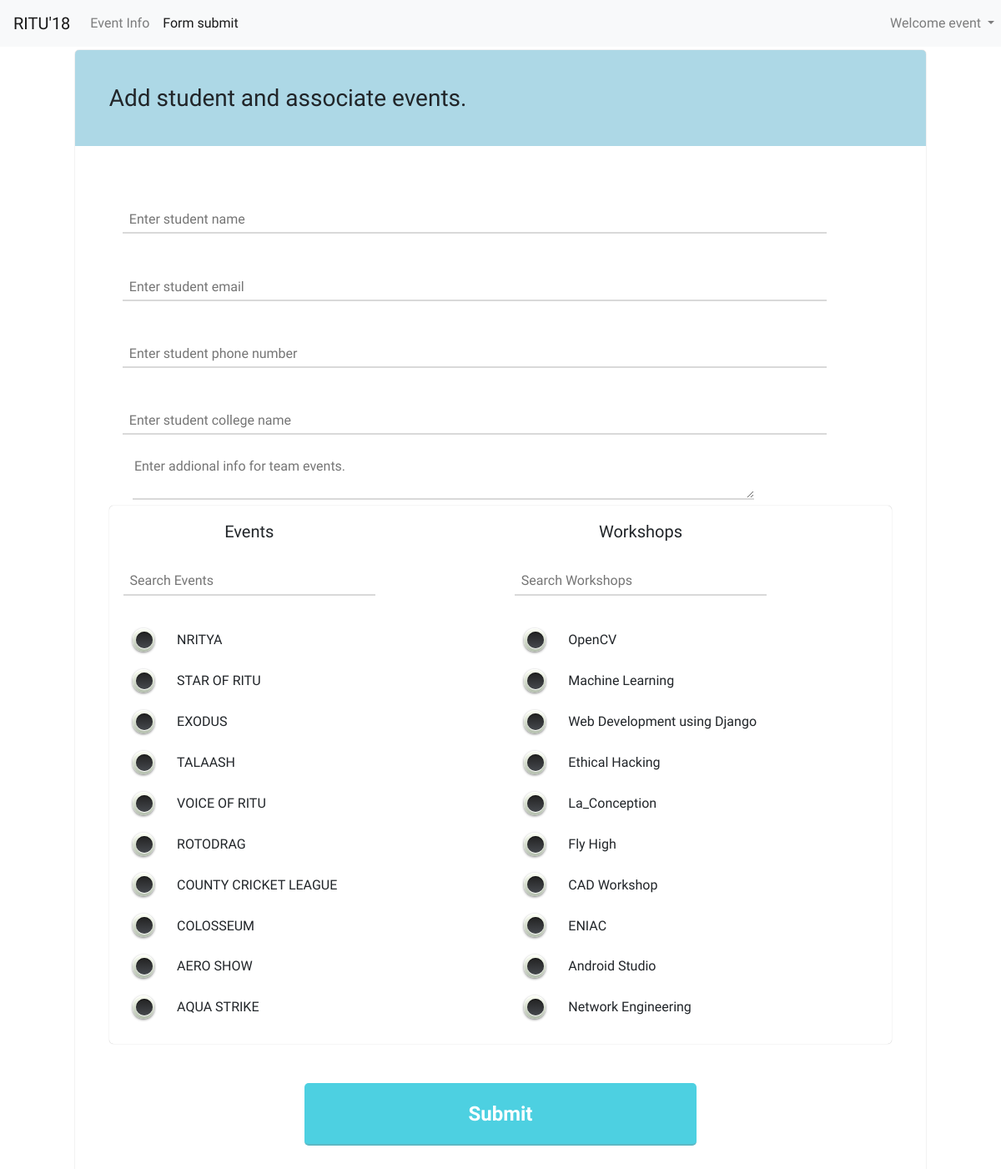
Screenshot of /admin_panel (signed in) with the database file from the repository.
### EventManagement/models.py (models this page shows, shortened)
class Volunteer(models.Model):
    GROUP_NAME = "volunteer"
    user = models.OneToOneField(User, on_delete=models.CASCADE)
    phone = models.CharField(max_length=15)

class Event(models.Model):
    name = models.CharField(max_length=255)
    code = models.CharField(max_length=10, unique=True)
    organizer = models.ForeignKey(Organizer, on_delete=models.CASCADE)
    timing = models.CharField(max_length=250,null=True)
    additional_data = models.TextField(null=True)
    amount = models.CharField(max_length=10, null=True)
    is_team_event = models.BooleanField(default=False)
    venue = models.CharField(max_length=500)

class Workshop(models.Model):
    name = models.CharField(max_length=255)
    code = models.CharField(max_length=10)
    organizer = models.ForeignKey(Organizer, on_delete=models.CASCADE, null=True)
    timing = models.DateTimeField(null=True)
    amount = models.CharField(max_length=10, null=True)
    is_team_event = models.BooleanField(default=False)
    venue = models.CharField(max_length=500)

### EventManagement/views.py (the view, shortened to what this page needs)
# urls.py: path('admin_panel', views.admin_panel, name="admin_panel"),
@login_required
def admin_panel(request):
    context = {'event_list': Event.objects.all(), 'workshop_list': Workshop.objects.all(), 'user': request.user}
    if belongs_to_group(request.user, EventVolunteer.GROUP_NAME):
        event_volunteer = EventVolunteer.objects.get(user=request.user)
        context['event_volunteer'] = event_volunteer
        org_events = Event.objects.filter(organizer=event_volunteer.organizer)
        context['event_registrations'] = []
        for i, event in enumerate(org_events):
            context['event_registrations'].append({
                'code': event.code,
                'name': event.name,
                'list': []
            })
            registrations = Registration.objects.filter(event=event)
            for reg in registrations:
                context['event_registrations'][i]['list'].append({
                    'profile': reg.profile.serialize,
                    'additional_data': reg.additional_data,
                })
        org_workshops = Workshop.objects.filter(organizer=event_volunteer.organizer)
        context['workshop_registrations'] = []
        for i, event in enumerate(org_workshops):
            context['workshop_registrations'].append({
                'code': event.code,
                'name': event.name,
                'list': []
            })
            registrations = WorkshopRegistration.objects.filter(workshop=event)
            for reg in registrations:
                context['workshop_registrations'][i]['list'].append({
                    'profile': reg.profile.serialize,
                    'additional_data': reg.additional_data,
                })
        return render(request, 'EventManagement/event_volunteer.html', context)
    elif belongs_to_group(request.user, RegistrationDesk.GROUP_NAME):
        event_volunteer = RegistrationDesk.objects.get(user=request.user)
        context['event_volunteer'] = event_volunteer
        context['p_form'] = ProfileForm()
        id_code = request.session.get('id_code', None)
        print(id_code)
        if id_code is not None:
            del request.session['id_code']
        context['id_code'] = id_code
        return render(request, 'EventManagement/registration_admin.html', context)
    else:
        raise PermissionDenied("Not a authorized to view the page")

### EventManagement/forms.py
class ProfileForm(forms.ModelForm):
    class Meta:
        model = Profile
        exclude = ['id_code']

### EventManagement/models.py (called while the page is built)
    def __str__(self):
        return self.name

### EventManagement/utils.py (called while the page is built)
def belongs_to_group(user, group_name):
    return user.groups.filter(name=group_name).exists()

### EventManagement/templates/EventManagement/registration_admin.html (shortened to what this page needs)
{% extends 'EventManagement/base.html' %}
{% load static %}
{% block link %}
    <link rel="stylesheet" href="{% static 'event_volunteer_admin.css' %}">
{% endblock %}
{% block nav-icons %}
    <div class="collapse navbar-collapse" id="navbarSupportedContent">
        <ul class="navbar-nav mr-auto">
            <li class="nav-item ">
                <a class="nav-link event-info" href="#">Event Info <span class="sr-only">(current)</span></a>
            </li>
            <li class="nav-item  active">
                <a class="nav-link form-submit" href="#">Form submit</a>
            </li>
            <li class="nav-item dropdown">
                <a class="nav-link dropdown-toggle" href="#" id="navbarDropdown" role="button" data-toggle="dropdown" aria-haspopup="true" aria-expanded="false">
                   Welcome {{ event_volunteer.user.username }}
                </a>
            </li>
        </ul>
    </div>
{% endblock %}
{% block body %}
    <div class="container">
    <div class="form">
        <h3>Add student and associate events.</h3>
        <form action="{% url 'add_profile' %}" name="form" id="form" method="post">
            <input name="name" maxlength="500" required="" id="id_name" placeholder="Enter student name" value="{{ name }}">
            <input type="email" name="email" maxlength="254" required="" id="id_email" placeholder="Enter student email"value="{{ email }}">
            <input type="tel" name="phone" maxlength="15" required="" id="id_phone" placeholder="Enter student phone number" value="{{ phone }}">
            <input name="college" maxlength="500" required="" id="id_college" placeholder="Enter student college name"value="{{ college }}">
            <textarea name="additional_info" cols="80" placeholder="Enter addional info for team events.">{{ additional_info }}</textarea>
            <div class="select_events">
                <div class="event ">
                    <div class="heading">
                        <h5>Events</h5>
                        <input type="search" placeholder="Search Events" id="search-event">
                    </div>
                    <div class="options">
                        {% for event in event_list %}
                            <div class="item">
                                <div class="roundedOne">
                                    <label for="{{ event.name }}"></label>
                                </div>
                                <label class="event-names" for="{{ event.name }}"><span>{{ event.name }}</span></label>
                            </div>
                        {% endfor %}
                    </div>
                </div>
                <div class="workshop ">
                <div class="heading">
                    <h5>Workshops</h5>
                    <input type="search" placeholder="Search Workshops" id="search-workshop">
                </div>
                <div class="options">
                {% for workshop in workshop_list %}
                    <div class="item">
                        <div class="roundedOne">
                            <label for="{{ workshop.name }}"></label>
                        </div>
                    <label class="workshop-names" for="{{ workshop.name }}"><span>{{ workshop.name }}</span></label>
                    </div>
                {% endfor %}
                </div>
            </div>
            </div>
        <input type="button" class="btn btn-primary" data-toggle="modal" data-target="#exampleModalLong" id="submit-true" value="Submit">
        </form>
    </div>
    </div>
{% endblock %}

### EventManagement/templates/EventManagement/base.html (shortened to what this page needs)
{% load static %}
<!doctype html>
<html lang="en">
<head>
    <link rel="stylesheet" href="https://maxcdn.bootstrapcdn.com/bootstrap/4.0.0/css/bootstrap.min.css">
    <link rel="stylesheet" href="{% static 'base.css' %}">
    {% block link %}{% endblock %}
</head>
<body>
<nav class="navbar fixed-top navbar-expand-lg navbar-light bg-light">
    <a class="navbar-brand" href="/">RITU'18</a>
    {% block nav-icons %}
    {% endblock %}
</nav>
{% block body %}
{% endblock %}
</body>

### EventManagement/static/base.css (style rules this page uses)
body { font-family: 'Comfortaa', cursive !important; }
.dropdown { position: absolute; right:0; }
.container { padding: 5% 15%; margin-bottom: 5%; }
form input { background: none; padding: 0.2em 1em 0.2em 0.5em; width: 90%; border: none; border-bottom: 2px solid #8080804d; margin: 1.5em 1em }
form textarea { margin-left: 3%; background: no-repeat; border: none; border-bottom: 2px solid #8080804d; }

### EventManagement/static/event_volunteer_admin.css (style rules this page uses)
.container { padding: 5%; }
a , a:hover { text-decoration: none; }
.form { box-shadow: 0 0 1px #00000082; border-radius: 5px; }
.form h3 { padding: 4%; background-color: lightblue; border-top-left-radius: 5px; border-top-right-radius: 5px; }
.form form { padding: 4%; }
.form input[type=submit] , button ,input[type=button] { width: 50%; border: none; border-bottom: 2px solid #8080804d; display: block; margin: auto; padding: 2%; border-radius: 5px; margin-top: 5%; outline: none; cursor: pointer; background-color: #4DD0E1; color: white; font-weight: 700; font-size: 1.5em; }
.roundedOne { width: 28px; height: 28px; position: relative; background: #fcfff4; background: -webkit-gradient(linear, left top, left bottom, from(#fcfff4), color-stop(40%, #dfe5d7), to(#b3bead)); background: linear-gradient(to bottom, #fcfff4 0%, #dfe5d7 40%, #b3bead 100%); border-radius: 50px; -webkit-box-shadow: inset 0px 1px 1px white, 0px 1px 3px rgba(0, 0, 0, 0.5); box-shadow: inset 0px 1px 1px white, 0px 1px 3px rgba(0, 0, 0, 0.5); }
.roundedOne label { width: 20px; height: 20px; cursor: pointer; position: absolute; left: 4px; top: 4px; background: -webkit-gradient(linear, left top, left bottom, from(#222222), to(#45484d)); background: linear-gradient(to bottom, #222222 0%, #45484d 100%); border-radius: 50px; -webkit-box-shadow: inset 0px 1px 1px rgba(0, 0, 0, 0.5), 0px 1px 0px white; box-shadow: inset 0px 1px 1px rgba(0, 0, 0, 0.5), 0px 1px 0px white; }
.roundedOne label:after { content: ''; width: 16px; height: 16px; position: absolute; top: 2px; left: 2px; background: #27ae60; background: -webkit-gradient(linear, left top, left bottom, from(#27ae60), to(#145b32)); background: linear-gradient(to bottom, #27ae60 0%, #145b32 100%); opacity: 0; border-radius: 50px; -webkit-box-shadow: inset 0px 1px 1px white, 0px 1px 3px rgba(0, 0, 0, 0.5); box-shadow: inset 0px 1px 1px white, 0px 1px 3px rgba(0, 0, 0, 0.5); }
.heading { text-align: center; position: absolute; background: white; z-index: 2; }
.event .heading { width: 28% }
.workshop .heading { right: 22%; width: 28%; }
.select_events { padding-top: 2%; padding-bottom: 2%; border-radius: 5px; box-shadow: 0 0 1px #0000005c; }
.event { width: 50%; display: inline-block; max-height: 75vh; min-height:75vh; object-fit: contain; overflow-y: scroll; }
.workshop { width: 50%; display: inline-block; float: right; max-height: 75vh; min-height:75vh; object-fit: contain; overflow-y: scroll; }
.options { margin-top: 25%; margin-left: 5%; }
.item { display: inline-flex; padding: 1%; width: 95%; border-radius: 10px; align-items: center; }
.item span { margin-top: 0; padding: 2% 7%; width: 100% }
.event-names , .workshop-names { width: 100%; margin: 0; padding: 8px 0; cursor: pointer; }

### rows the page displays
Volunteer: user.username "event"
Event: name "NRITYA"
Event: name "STAR OF RITU"
Event: name "EXODUS"
Event: name "TALAASH"
Event: name "VOICE OF RITU"
Event: name "ROTODRAG"
Event: name "COUNTY CRICKET LEAGUE"
Event: name "COLOSSEUM"
Event: name "AERO SHOW"
Event: name "AQUA STRIKE"
Workshop: name "OpenCV"
Workshop: name "Machine Learning"
Workshop: name "Web Development using Django"
Workshop: name "Ethical Hacking"
Workshop: name "La_Conception"
Workshop: name "Fly High"
Workshop: name "CAD Workshop"
Workshop: name "ENIAC"
Workshop: name "Android Studio"
Workshop: name "Network Engineering"
